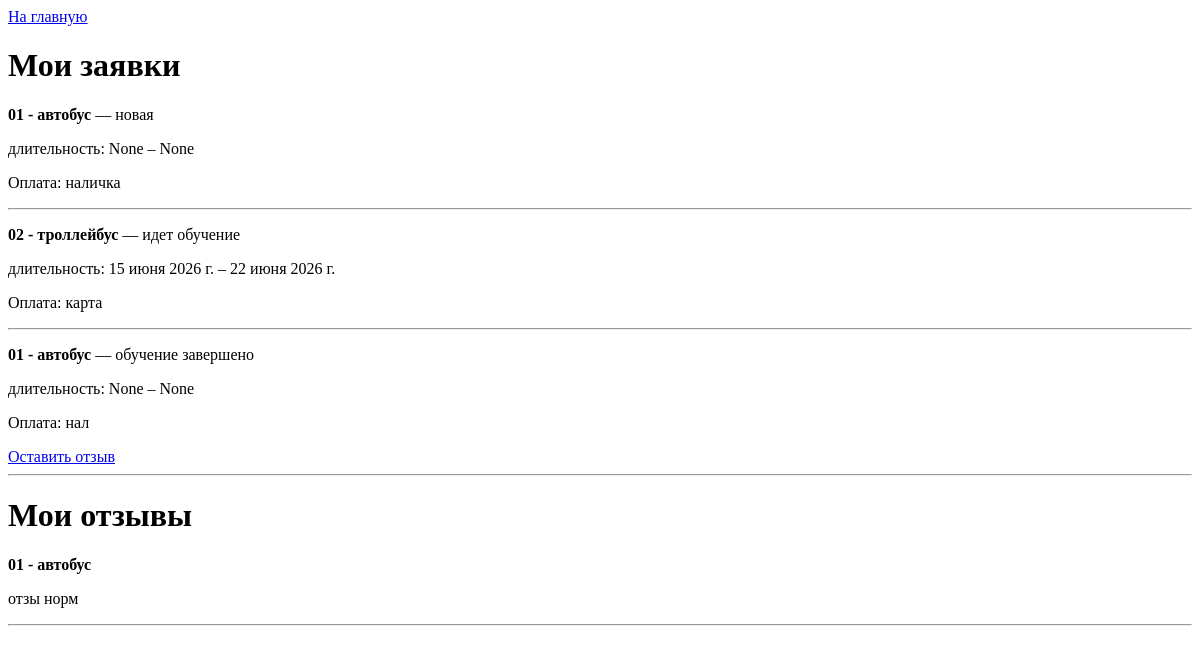
Page /accounts/profile/ (signed in) on the earlier database version.
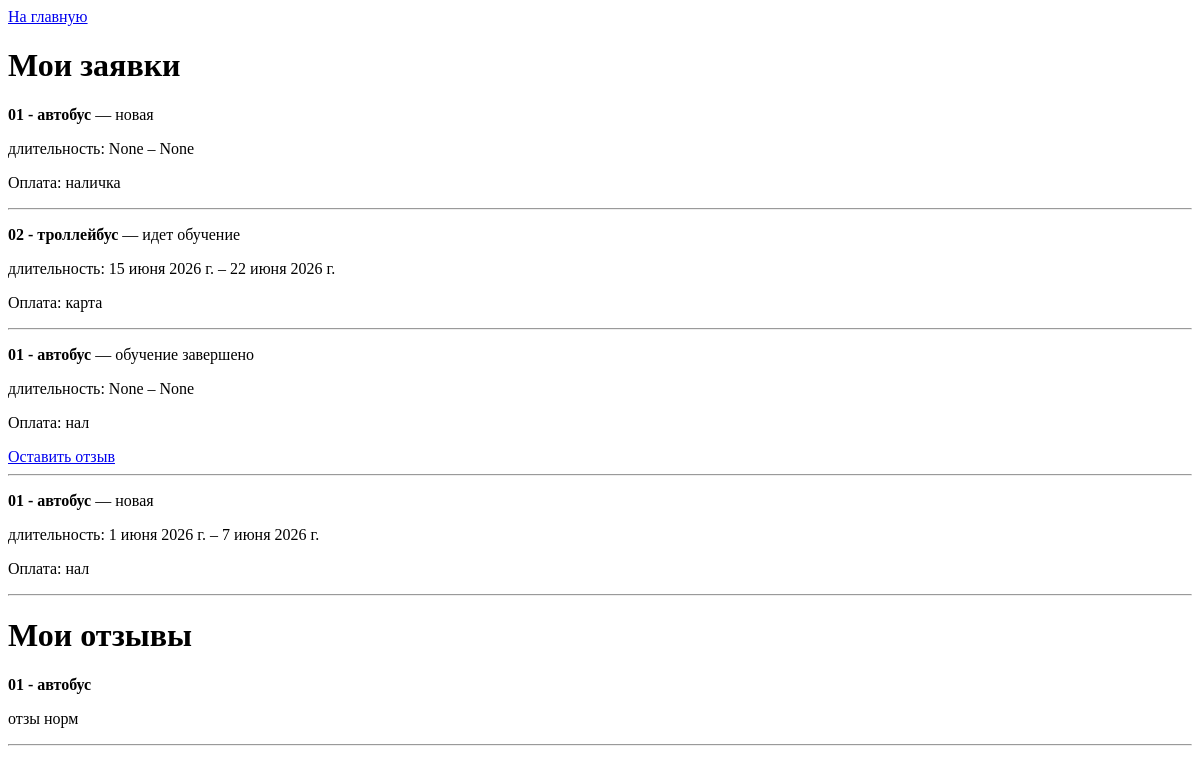
Same page on the later database version.
### requests/models.py (models this page shows, shortened)
class Tutorial(models.Model):
    class StatusChoice(models.TextChoices):
        new = "новая"
        active = "идет обучение"
        done = "обучение завершено"
    title = models.CharField("название", max_length=50)
    course = models.ForeignKey(Course, on_delete=models.SET_NULL, null=True, blank=True, related_name="tutorials", verbose_name="курс")
    student = models.ForeignKey(Student, on_delete=models.CASCADE, related_name="tutorials", verbose_name="студент")
    status = models.CharField("статус", max_length=20, choices=StatusChoice.choices, default=StatusChoice.new)
    start_date = models.DateField("дата начала", null=True, blank=True)
    end_date = models.DateField("дата окончания", null=True, blank=True)
    payment_method = models.CharField("способ оплаты", max_length=50)
    class Meta:
        verbose_name = "заявка"
        verbose_name_plural = "заявки"

class Review(models.Model):
    student = models.ForeignKey(Student, on_delete=models.CASCADE, related_name="reviews", verbose_name="студент")
    tutorial = models.ForeignKey(Tutorial, on_delete=models.CASCADE, related_name="reviews", verbose_name="заявка")
    value = models.TextField("отзыв")
    class Meta:
        verbose_name = "отзыв"
        verbose_name_plural = "отзывы"
        unique_together = ("student", "tutorial")

### courses/models.py (models this page shows)
class Course(models.Model):
    code = models.CharField("код", max_length=15)
    about = models.CharField("описание", max_length=200,blank=True)
    course_start = models.DateField("дата начала", null=True, blank=True)
    course_end = models.DateField("дата окончания", null=True, blank=True)
    transport = models.ForeignKey(
        Transport,
        on_delete=models.SET_NULL,
        null=True,
        blank=True,
        related_name="courses",
        verbose_name="транспорт"
    )
    teacher = models.ForeignKey(
    'staff.Teacher',
    on_delete=models.SET_NULL,
    null=True,
    blank=True,
    related_name="courses",
    verbose_name="преподаватель"
)
    class Meta:
        verbose_name = "курс"
        verbose_name_plural = "курсы"
        ordering = ["transport__name"]
        indexes = [
            models.Index(fields=["teacher"]),
            models.Index(fields=["transport"])
        ]
    def __str__(self):
        return f"{self.code} - {self.transport}" if self.transport else self.code

class Transport(models.Model):
    name = models.CharField("название", max_length=50)
    created_at = models.DateTimeField("создано", auto_now_add=True)
    updated_at = models.DateTimeField("обновлено", auto_now=True)
    class Meta:
        verbose_name = "транспорт"
        verbose_name_plural = "транспорт"
        ordering = ["-updated_at", "-created_at"]
    def __str__(self):
        return self.name

### accounts/views.py (the view)
# urls.py: path('profile/', views.profile_view, name='profile'),
@login_required
def profile_view(request):
    tutorials = Tutorial.objects.filter(student=request.user.student)
    reviews = Review.objects.filter(student=request.user.student)
    return render(request, 'accounts/profile.html', {
        'tutorials': tutorials,
        'reviews':reviews
    })

### templates/accounts/profile.html (shortened to what this page needs)
<!doctype html>
<html lang="en">
  <head>
  </head>
  <body>
    <a href="{% url 'index' %}">На главную</a>
    <main>
      <div class="requests">
        <h1>Мои заявки</h1>
        {% for t in tutorials %}
        <div>
          <p><strong>{{ t.course }}</strong> — {{ t.status }}</p>
          <p>длительность: {{ t.start_date }} – {{ t.end_date }}</p>
          <p>Оплата: {{ t.payment_method }}</p>
          {% if t.status == 'обучение завершено' %}
          <a href="{% url 'requests:review' t.id %}">Оставить отзыв</a>
          {% endif %}
        </div>
        <hr />
        {% empty %}
        <p>Заявок пока нет.</p>
        {% endfor %}
      </div>
      <div class="reviews">
        <h1>Мои отзывы</h1>
        {% for r in reviews %}
        <div>
          <p><strong>{{ r.tutorial.course }}</strong></p>
          <p>{{ r.value }}</p>
        </div>
        <hr />
        {% empty %}
        <p>Отзывов пока нет</p>
        {% endfor %}
      </div>
    </main>
  </body>
</html>

Differences in the rows shown:
added Tutorial: course "01 - автобус", status "новая", start_date "1 июня 2026 г.", end_date "7 июня 2026 г.", payment_method "нал"
